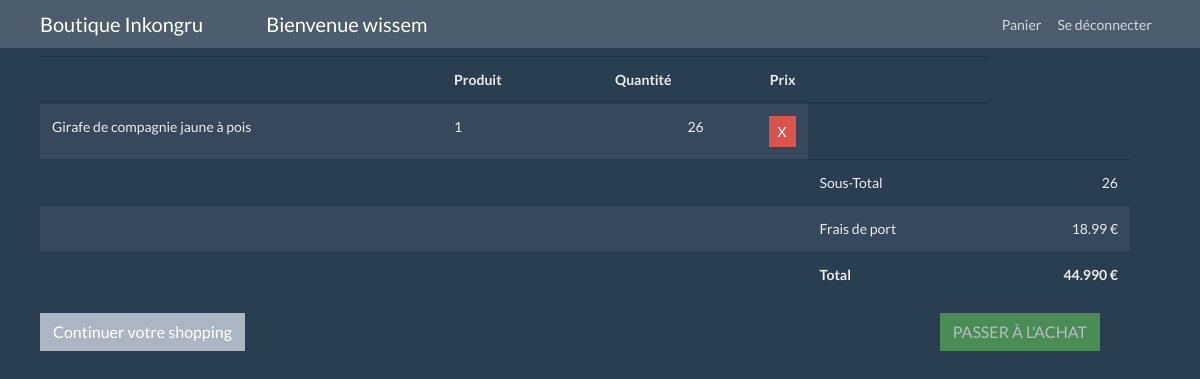
/panier.php (signed in), run on the app's committed database.
### tables this page shows
CREATE TABLE `post` (
  `idPost` int(11) NOT NULL AUTO_INCREMENT,
  `title` varchar(255) NOT NULL,
  `commentaire` text,
  `price` int(11) DEFAULT NULL,
  `photo` varchar(255) DEFAULT NULL,
  `date_upload` timestamp NOT NULL DEFAULT CURRENT_TIMESTAMP ON UPDATE CURRENT_TIMESTAMP,
  `idUser` int(11) NOT NULL,
  PRIMARY KEY (`idPost`),
  KEY `idUser` (`idUser`),
  CONSTRAINT `post_ibfk_1` FOREIGN KEY (`idUser`) REFERENCES `users` (`idUser`) ON DELETE CASCADE ON UPDATE CASCADE
);

CREATE TABLE `panier` (
  `id` int(11) NOT NULL AUTO_INCREMENT,
  `idUser` int(11) NOT NULL,
  `idPost` int(11) NOT NULL,
  `quantity` int(11) NOT NULL,
  PRIMARY KEY (`id`),
  KEY `idPost` (`idPost`),
  KEY `idUser` (`idUser`),
  CONSTRAINT `panier_ibfk_2` FOREIGN KEY (`idPost`) REFERENCES `post` (`idPost`),
  CONSTRAINT `panier_ibfk_3` FOREIGN KEY (`idUser`) REFERENCES `users` (`idUser`)
);

### panier.php (the view, shortened to what this page needs)
<?php require_once("./sqlRequete/db.php");
    if ($_SESSION['user']['type'] == 'user') {
       include('./headerLogOn.php');
    } else {
        header('Location: ../?accueil');
    }
    $id = $_SESSION['user']["idUser"];
    $user = 'root';
    $pass = '0000';
    $connect = $connectOne = new PDO('mysql:host=localhost;dbname=website', $user, $pass);
    ?>
    <div class="container mb-4">
    <div class="row">
        <div class="col-12">
            <div class="table-responsive">
                <table class="table table-striped">
                    <thead>
                        <tr>
                            <th scope="col"> </th>
                            <th scope="col">Produit</th>
                            <th scope="col" class="text-center">Quantité</th>
                            <th scope="col" class="text-right">Prix</th>
                            <th> </th>
                        </tr>
                    </thead>
                    <tbody>
                      <?php
                      $prices = [];
                      $requete = $connect->prepare("SELECT * FROM panier WHERE idUser = :idUser");
                      $requete->execute([":idUser" => $id]);
                      $panierComplet = $requete->fetchAll(PDO::FETCH_ASSOC);
                      foreach ($panierComplet as $info) {
                        $oneProd = $info['idPost'];
                        $requeteOne = $connectOne->prepare("SELECT * from post WHERE idPost='$oneProd'");
                        $requeteOne->execute();
                        $infoUnique = $requeteOne->fetchAll(PDO::FETCH_ASSOC);
                       foreach ($infoUnique as $produitUnique) {
                        if ($info['quantity'] > 1) {
                            $now = ($info['quantity'] * $produitUnique['price']);
                            } else {
                                $now = $produitUnique['price'];
                            }
                            $prices[] = $now;
                       ?>
                        <tr>
                            <td><?=$produitUnique['title']?></td>
                            <td><?=$info['quantity']?></td>
                            <td class="text-right"><?=$produitUnique['price']?></td>
                            <td class="text-right">
                            <form class="" action="sqlRequete/deleteProduct.php" method="post">
                                <button type="submit"class="btn btn-sm btn-danger">X<i class="fa fa-trash"></i> </button> </td>
                        </tr>
                        <?php    }
                         } ?>
                        <tr>
                            <td></td>
                            <td></td>
                            <td></td>
                            <td></td>
                            <td>Sous-Total</td>
                              <?php
                              $prixTotal = array_sum($prices);
                               ?>
                            <td class="text-right"><?= $prixTotal; ?></td>
                        </tr>
                        <tr>
                            <td></td>
                            <td></td>
                            <td></td>
                            <td></td>
                            <td>Frais de port</td>
                            <?php
                            $fdp = '18.99'
                             ?>
                            <td class="text-right"><?= $fdp.' €' ?></td>
                        </tr>
                        <tr>
                            <td></td>
                            <td></td>
                            <td></td>
                            <td></td>
                            <td><strong>Total</strong></td>
                            <td class="text-right"><strong><?=$prixTotal + $fdp.'0 €' ?></strong></td>
                        </tr>
                    </tbody>
                </table>
            </div>
        </div>
        <div class="col mb-2">
            <div class="row">
                <div class="col-sm-12  col-md-6">
                  <a href="?accueil"><button class="btn btn-light">Continuer votre shopping</button></a>
                </div>
                <div class="col-sm-12 col-md-6 text-right">
                    <button class="btn btn-success text-uppercase" disabled>Passer à l'achat</button>
                </div>
            </div>
        </div>
    </div>
</div>

### css/blog-home.css (style rules this page uses)
body { padding-top: 56px; height: 88vh; }
.container { padding-right: 10px!important; padding-left: 10px!important; }
.row { height: 100%; width: 100%; display: flex; justify-content: center; }

### data on the page
panier: quantity "1"
post: title "Girafe de compagnie jaune à pois", price "26"

### other printed values
$_SESSION['user']['username'] "wissem"
$prixTotal "26"
$fdp "18.99"
$prixTotal + $fdp "44.99"
